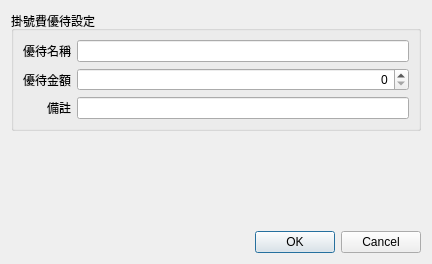
<?xml version="1.0" encoding="UTF-8"?>
<ui version="4.0">
 <class>Dialog_input_discount</class>
 <widget class="QDialog" name="Dialog_input_discount">
  <property name="windowModality">
   <enum>Qt::NonModal</enum>
  </property>
  <property name="geometry">
   <rect>
    <x>0</x>
    <y>0</y>
    <width>432</width>
    <height>264</height>
   </rect>
  </property>
  <property name="sizePolicy">
   <sizepolicy hsizetype="Preferred" vsizetype="Preferred">
    <horstretch>0</horstretch>
    <verstretch>0</verstretch>
   </sizepolicy>
  </property>
  <property name="windowTitle">
   <string>掛號費優待設定</string>
  </property>
  <property name="modal">
   <bool>false</bool>
  </property>
  <layout class="QVBoxLayout" name="verticalLayout">
   <item>
    <widget class="QGroupBox" name="groupBox">
     <property name="title">
      <string>掛號費優待設定</string>
     </property>
     <layout class="QGridLayout" name="gridLayout">
      <item row="0" column="0" alignment="Qt::AlignLeft">
       <widget class="QLabel" name="label">
        <property name="sizePolicy">
         <sizepolicy hsizetype="Preferred" vsizetype="Preferred">
          <horstretch>0</horstretch>
          <verstretch>0</verstretch>
         </sizepolicy>
        </property>
        <property name="autoFillBackground">
         <bool>false</bool>
        </property>
        <property name="text">
         <string>優待名稱</string>
        </property>
        <property name="alignment">
         <set>Qt::AlignRight|Qt::AlignTrailing|Qt::AlignVCenter</set>
        </property>
        <property name="wordWrap">
         <bool>false</bool>
        </property>
       </widget>
      </item>
      <item row="0" column="1">
       <widget class="QLineEdit" name="lineEdit_item_name"/>
      </item>
      <item row="2" column="1">
       <widget class="QLineEdit" name="lineEdit_remark"/>
      </item>
      <item row="2" column="0">
       <widget class="QLabel" name="label_6">
        <property name="text">
         <string>備註</string>
        </property>
        <property name="alignment">
         <set>Qt::AlignRight|Qt::AlignTrailing|Qt::AlignVCenter</set>
        </property>
       </widget>
      </item>
      <item row="1" column="0">
       <widget class="QLabel" name="label_5">
        <property name="text">
         <string>優待金額</string>
        </property>
        <property name="alignment">
         <set>Qt::AlignRight|Qt::AlignTrailing|Qt::AlignVCenter</set>
        </property>
       </widget>
      </item>
      <item row="1" column="1">
       <widget class="QSpinBox" name="spinBox_amount">
        <property name="alignment">
         <set>Qt::AlignRight|Qt::AlignTrailing|Qt::AlignVCenter</set>
        </property>
        <property name="maximum">
         <number>9999</number>
        </property>
        <property name="singleStep">
         <number>10</number>
        </property>
       </widget>
      </item>
     </layout>
    </widget>
   </item>
   <item>
    <spacer name="verticalSpacer">
     <property name="orientation">
      <enum>Qt::Vertical</enum>
     </property>
     <property name="sizeHint" stdset="0">
      <size>
       <width>20</width>
       <height>40</height>
      </size>
     </property>
    </spacer>
   </item>
   <item>
    <widget class="QDialogButtonBox" name="buttonBox">
     <property name="orientation">
      <enum>Qt::Horizontal</enum>
     </property>
     <property name="standardButtons">
      <set>QDialogButtonBox::Cancel|QDialogButtonBox::Ok</set>
     </property>
     <property name="centerButtons">
      <bool>false</bool>
     </property>
    </widget>
   </item>
  </layout>
 </widget>
 <resources/>
 <connections>
  <connection>
   <sender>buttonBox</sender>
   <signal>accepted()</signal>
   <receiver>Dialog_input_discount</receiver>
   <slot>accept()</slot>
   <hints>
    <hint type="sourcelabel">
     <x>248</x>
     <y>254</y>
    </hint>
    <hint type="destinationlabel">
     <x>157</x>
     <y>274</y>
    </hint>
   </hints>
  </connection>
  <connection>
   <sender>buttonBox</sender>
   <signal>rejected()</signal>
   <receiver>Dialog_input_discount</receiver>
   <slot>reject()</slot>
   <hints>
    <hint type="sourcelabel">
     <x>316</x>
     <y>260</y>
    </hint>
    <hint type="destinationlabel">
     <x>286</x>
     <y>274</y>
    </hint>
   </hints>
  </connection>
 </connections>
</ui>
